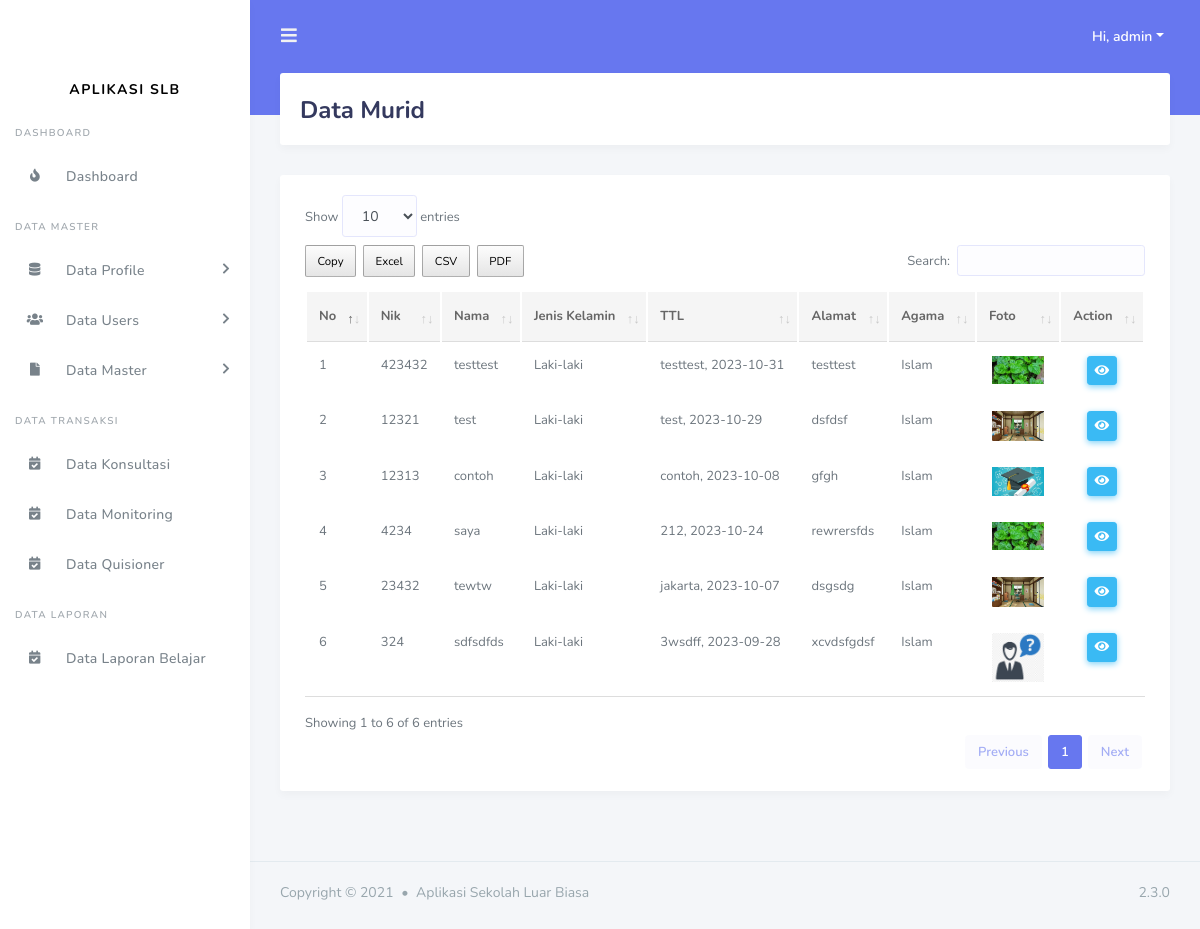
/kepala_sekolah/data_murid.php (signed in), run on the app's committed database.
### tables this page shows
CREATE TABLE `tbl_murid` (
  `id_murid` int(11) NOT NULL,
  `nik` varchar(100) NOT NULL,
  `nama` varchar(200) NOT NULL,
  `jenis_kelamin` varchar(100) NOT NULL,
  `tempat_lahir` varchar(100) NOT NULL,
  `tanggal_lahir` date NOT NULL,
  `gambar` varchar(200) NOT NULL,
  `alamat` varchar(200) NOT NULL,
  `agama` varchar(200) NOT NULL DEFAULT 'admin',
  `status_murid` enum('menunggu hasil','diterima','tidak') NOT NULL DEFAULT 'diterima'
);

### include/koneksi.php (called while the page is built, shortened)
<?php
$base_url = "http://localhost/aplikasi_slb/";
?>

### kepala_sekolah/data_murid.php (the view, shortened to what this page needs)
<?php
include('../include/koneksi.php');
include('../template/header.php');
include('../template/sidebar.php');
?>
<div class="main-content">
  <section class="section">
    <div class="section-header">
      <h1>Data Murid</h1>
    </div>
    <div class="section-body">
      <div class="card table-responsive">
        <div class="card-body ">
            <table class="table table-hover" id="data_tabel">
            <thead>
              <tr>
                <th>No</th>
                <th>Nik</th>
                <th>Nama</th>
                <th>Jenis Kelamin</th>
                <th>TTL</th>
                <th>Alamat</th>
                <th>Agama</th>
                <th>Foto</th>
                <th class ="text-center">Action</th>
              </tr>
            </thead>
            <tbody>
              <?php
                    $query = "SELECT * FROM tbl_murid order by id_murid desc";
                    $result_tasks = mysqli_query($conn, $query);
                    $no = 1;
                    while($row = mysqli_fetch_assoc($result_tasks)) { ?>
                <tr>
                  <td><?= $no++ ?></td>
                  <td><?= $row['nik']?></td>
                  <td><?= $row['nama']?></td>
                  <td><?= $row['jenis_kelamin']?></td>
                  <td><?= $row['tempat_lahir']?>, <?= $row['tanggal_lahir']?></td>
                  <td><?= $row['alamat']?></td>
                  <td><?= $row['agama']?></td>
                  <td width = "10%" class ="text-center"><img src="<?= $base_url ?>assets/img/murid/<?= $row['gambar']?>" alt="" width ="90%"></td>
                  <td class ="text-center">
                    <a href="<?= $base_url ?>admin/data_walimurid.php?id=<?= $row['id_murid'] ?>" class="btn btn-info btn-sm"><i class="fas fa-eye"></i></a>
                  </td>
                </tr>
              <?php } ?>
            </tbody>
          </table>
        </div>
      </div>
    </div>
  </section>
</div>
<?php include('../template/footer.php'); ?>

### data on the page
tbl_murid: nik "423432", nama "testtest", jenis_kelamin "Laki-laki", tempat_lahir "testtest", tanggal_lahir "2023-10-31", alamat "testtest", agama "Islam", gambar (picture)
tbl_murid: nik "12321", nama "test", jenis_kelamin "Laki-laki", tempat_lahir "test", tanggal_lahir "2023-10-29", alamat "dsfdsf", agama "Islam", gambar (picture)
tbl_murid: nik "12313", nama "contoh", jenis_kelamin "Laki-laki", tempat_lahir "contoh", tanggal_lahir "2023-10-08", alamat "gfgh", agama "Islam", gambar (picture)
tbl_murid: nik "4234", nama "saya", jenis_kelamin "Laki-laki", tempat_lahir "212", tanggal_lahir "2023-10-24", alamat "rewrersfds", agama "Islam", gambar (picture)
tbl_murid: nik "23432", nama "tewtw", jenis_kelamin "Laki-laki", tempat_lahir "jakarta", tanggal_lahir "2023-10-07", alamat "dsgsdg", agama "Islam", gambar (picture)
tbl_murid: nik "324", nama "sdfsdfds", jenis_kelamin "Laki-laki", tempat_lahir "3wsdff", tanggal_lahir "2023-09-28", alamat "xcvdsfgdsf", agama "Islam", gambar (picture)

### other printed values
$_SESSION['nama_users'] "admin"
